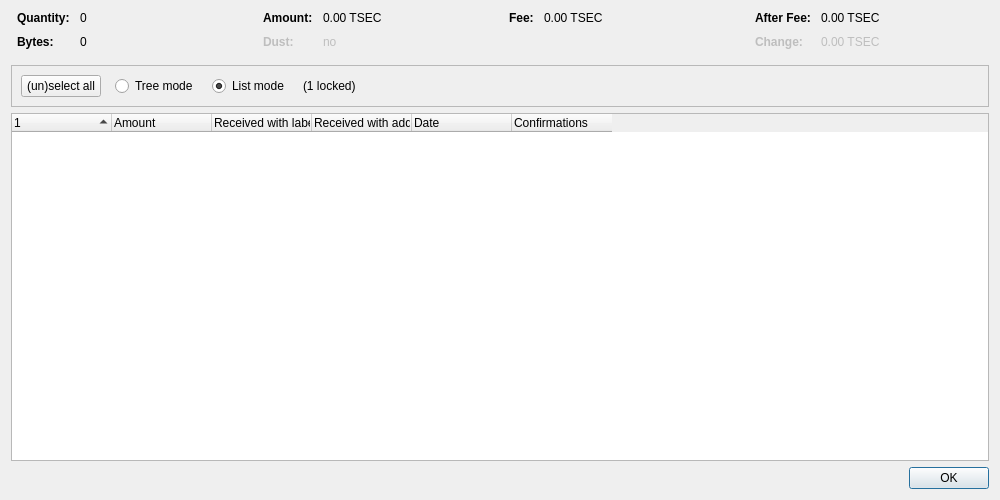
<?xml version="1.0" encoding="UTF-8"?>
<ui version="4.0">
 <class>CoinControlDialog</class>
 <widget class="QDialog" name="CoinControlDialog">
  <property name="geometry">
   <rect>
    <x>0</x>
    <y>0</y>
    <width>1000</width>
    <height>500</height>
   </rect>
  </property>
  <property name="windowTitle">
   <string>Coin Selection</string>
  </property>
  <layout class="QVBoxLayout" name="verticalLayout">
   <item>
    <layout class="QHBoxLayout" name="horizontalLayoutTop" stretch="0,0,0,0">
     <property name="topMargin">
      <number>0</number>
     </property>
     <property name="bottomMargin">
      <number>10</number>
     </property>
     <item>
      <layout class="QFormLayout" name="formLayoutCoinControl1">
       <property name="horizontalSpacing">
        <number>10</number>
       </property>
       <property name="verticalSpacing">
        <number>10</number>
       </property>
       <property name="leftMargin">
        <number>6</number>
       </property>
       <property name="rightMargin">
        <number>6</number>
       </property>
       <item row="0" column="0">
        <widget class="QLabel" name="labelCoinControlQuantityText">
         <property name="font">
          <font>
           <weight>75</weight>
           <bold>true</bold>
          </font>
         </property>
         <property name="text">
          <string>Quantity:</string>
         </property>
        </widget>
       </item>
       <item row="0" column="1">
        <widget class="QLabel" name="labelCoinControlQuantity">
         <property name="cursor">
          <cursorShape>IBeamCursor</cursorShape>
         </property>
         <property name="contextMenuPolicy">
          <enum>Qt::ActionsContextMenu</enum>
         </property>
         <property name="text">
          <string notr="true">0</string>
         </property>
         <property name="textInteractionFlags">
          <set>Qt::LinksAccessibleByMouse|Qt::TextSelectableByKeyboard|Qt::TextSelectableByMouse</set>
         </property>
        </widget>
       </item>
       <item row="1" column="0">
        <widget class="QLabel" name="labelCoinControlBytesText">
         <property name="font">
          <font>
           <weight>75</weight>
           <bold>true</bold>
          </font>
         </property>
         <property name="text">
          <string>Bytes:</string>
         </property>
        </widget>
       </item>
       <item row="1" column="1">
        <widget class="QLabel" name="labelCoinControlBytes">
         <property name="cursor">
          <cursorShape>IBeamCursor</cursorShape>
         </property>
         <property name="contextMenuPolicy">
          <enum>Qt::ActionsContextMenu</enum>
         </property>
         <property name="text">
          <string notr="true">0</string>
         </property>
         <property name="textInteractionFlags">
          <set>Qt::LinksAccessibleByMouse|Qt::TextSelectableByKeyboard|Qt::TextSelectableByMouse</set>
         </property>
        </widget>
       </item>
      </layout>
     </item>
     <item>
      <layout class="QFormLayout" name="formLayoutCoinControl2">
       <property name="horizontalSpacing">
        <number>10</number>
       </property>
       <property name="verticalSpacing">
        <number>10</number>
       </property>
       <property name="leftMargin">
        <number>6</number>
       </property>
       <property name="rightMargin">
        <number>6</number>
       </property>
       <item row="0" column="0">
        <widget class="QLabel" name="labelCoinControlAmountText">
         <property name="font">
          <font>
           <weight>75</weight>
           <bold>true</bold>
          </font>
         </property>
         <property name="text">
          <string>Amount:</string>
         </property>
        </widget>
       </item>
       <item row="0" column="1">
        <widget class="QLabel" name="labelCoinControlAmount">
         <property name="cursor">
          <cursorShape>IBeamCursor</cursorShape>
         </property>
         <property name="contextMenuPolicy">
          <enum>Qt::ActionsContextMenu</enum>
         </property>
         <property name="text">
          <string notr="true">0.00 TSEC</string>
         </property>
         <property name="textInteractionFlags">
          <set>Qt::LinksAccessibleByMouse|Qt::TextSelectableByKeyboard|Qt::TextSelectableByMouse</set>
         </property>
        </widget>
       </item>
       <item row="1" column="0">
        <widget class="QLabel" name="labelCoinControlLowOutputText">
         <property name="enabled">
          <bool>false</bool>
         </property>
         <property name="font">
          <font>
           <weight>75</weight>
           <bold>true</bold>
          </font>
         </property>
         <property name="text">
          <string>Dust:</string>
         </property>
        </widget>
       </item>
       <item row="1" column="1">
        <widget class="QLabel" name="labelCoinControlLowOutput">
         <property name="enabled">
          <bool>false</bool>
         </property>
         <property name="cursor">
          <cursorShape>IBeamCursor</cursorShape>
         </property>
         <property name="contextMenuPolicy">
          <enum>Qt::ActionsContextMenu</enum>
         </property>
         <property name="text">
          <string notr="true">no</string>
         </property>
         <property name="textInteractionFlags">
          <set>Qt::LinksAccessibleByMouse|Qt::TextSelectableByKeyboard|Qt::TextSelectableByMouse</set>
         </property>
        </widget>
       </item>
      </layout>
     </item>
     <item>
      <layout class="QFormLayout" name="formLayoutCoinControl3">
       <property name="horizontalSpacing">
        <number>10</number>
       </property>
       <property name="verticalSpacing">
        <number>10</number>
       </property>
       <property name="leftMargin">
        <number>6</number>
       </property>
       <property name="rightMargin">
        <number>6</number>
       </property>
       <item row="0" column="0">
        <widget class="QLabel" name="labelCoinControlFeeText">
         <property name="font">
          <font>
           <weight>75</weight>
           <bold>true</bold>
          </font>
         </property>
         <property name="text">
          <string>Fee:</string>
         </property>
        </widget>
       </item>
       <item row="0" column="1">
        <widget class="QLabel" name="labelCoinControlFee">
         <property name="cursor">
          <cursorShape>IBeamCursor</cursorShape>
         </property>
         <property name="contextMenuPolicy">
          <enum>Qt::ActionsContextMenu</enum>
         </property>
         <property name="text">
          <string notr="true">0.00 TSEC</string>
         </property>
         <property name="textInteractionFlags">
          <set>Qt::LinksAccessibleByMouse|Qt::TextSelectableByKeyboard|Qt::TextSelectableByMouse</set>
         </property>
        </widget>
       </item>
      </layout>
     </item>
     <item>
      <layout class="QFormLayout" name="formLayoutCoinControl4">
       <property name="horizontalSpacing">
        <number>10</number>
       </property>
       <property name="verticalSpacing">
        <number>10</number>
       </property>
       <property name="leftMargin">
        <number>6</number>
       </property>
       <property name="rightMargin">
        <number>6</number>
       </property>
       <item row="0" column="0">
        <widget class="QLabel" name="labelCoinControlAfterFeeText">
         <property name="font">
          <font>
           <weight>75</weight>
           <bold>true</bold>
          </font>
         </property>
         <property name="text">
          <string>After Fee:</string>
         </property>
        </widget>
       </item>
       <item row="0" column="1">
        <widget class="QLabel" name="labelCoinControlAfterFee">
         <property name="cursor">
          <cursorShape>IBeamCursor</cursorShape>
         </property>
         <property name="contextMenuPolicy">
          <enum>Qt::ActionsContextMenu</enum>
         </property>
         <property name="text">
          <string notr="true">0.00 TSEC</string>
         </property>
         <property name="textInteractionFlags">
          <set>Qt::LinksAccessibleByMouse|Qt::TextSelectableByKeyboard|Qt::TextSelectableByMouse</set>
         </property>
        </widget>
       </item>
       <item row="1" column="0">
        <widget class="QLabel" name="labelCoinControlChangeText">
         <property name="enabled">
          <bool>false</bool>
         </property>
         <property name="font">
          <font>
           <weight>75</weight>
           <bold>true</bold>
          </font>
         </property>
         <property name="text">
          <string>Change:</string>
         </property>
        </widget>
       </item>
       <item row="1" column="1">
        <widget class="QLabel" name="labelCoinControlChange">
         <property name="enabled">
          <bool>false</bool>
         </property>
         <property name="cursor">
          <cursorShape>IBeamCursor</cursorShape>
         </property>
         <property name="contextMenuPolicy">
          <enum>Qt::ActionsContextMenu</enum>
         </property>
         <property name="text">
          <string notr="true">0.00 TSEC</string>
         </property>
         <property name="textInteractionFlags">
          <set>Qt::LinksAccessibleByMouse|Qt::TextSelectableByKeyboard|Qt::TextSelectableByMouse</set>
         </property>
        </widget>
       </item>
      </layout>
     </item>
    </layout>
   </item>
   <item>
    <widget class="QFrame" name="frame">
     <property name="minimumSize">
      <size>
       <width>0</width>
       <height>40</height>
      </size>
     </property>
     <property name="frameShape">
      <enum>QFrame::StyledPanel</enum>
     </property>
     <property name="frameShadow">
      <enum>QFrame::Sunken</enum>
     </property>
     <layout class="QHBoxLayout" name="horizontalLayout">
      <item>
       <layout class="QHBoxLayout" name="horizontalLayoutPanel" stretch="0,0,0,0,0">
        <property name="spacing">
         <number>14</number>
        </property>
        <item>
         <widget class="QPushButton" name="pushButtonSelectAll">
          <property name="sizePolicy">
           <sizepolicy hsizetype="Maximum" vsizetype="Fixed">
            <horstretch>0</horstretch>
            <verstretch>0</verstretch>
           </sizepolicy>
          </property>
          <property name="text">
           <string>(un)select all</string>
          </property>
          <property name="autoDefault">
           <bool>false</bool>
          </property>
         </widget>
        </item>
        <item>
         <widget class="QRadioButton" name="radioTreeMode">
          <property name="sizePolicy">
           <sizepolicy hsizetype="Maximum" vsizetype="Fixed">
            <horstretch>0</horstretch>
            <verstretch>0</verstretch>
           </sizepolicy>
          </property>
          <property name="text">
           <string>Tree mode</string>
          </property>
         </widget>
        </item>
        <item>
         <widget class="QRadioButton" name="radioListMode">
          <property name="sizePolicy">
           <sizepolicy hsizetype="Maximum" vsizetype="Fixed">
            <horstretch>0</horstretch>
            <verstretch>0</verstretch>
           </sizepolicy>
          </property>
          <property name="text">
           <string>List mode</string>
          </property>
          <property name="checked">
           <bool>true</bool>
          </property>
         </widget>
        </item>
        <item>
         <widget class="QLabel" name="labelLocked">
          <property name="text">
           <string notr="true">(1 locked)</string>
          </property>
         </widget>
        </item>
        <item>
         <spacer name="horizontalSpacer">
          <property name="orientation">
           <enum>Qt::Horizontal</enum>
          </property>
          <property name="sizeHint" stdset="0">
           <size>
            <width>40</width>
            <height>20</height>
           </size>
          </property>
         </spacer>
        </item>
       </layout>
      </item>
     </layout>
    </widget>
   </item>
   <item>
    <widget class="CoinControlTreeWidget" name="treeWidget">
     <property name="contextMenuPolicy">
      <enum>Qt::CustomContextMenu</enum>
     </property>
     <property name="sortingEnabled">
      <bool>false</bool>
     </property>
     <property name="columnCount">
      <number>6</number>
     </property>
     <attribute name="headerShowSortIndicator" stdset="0">
      <bool>true</bool>
     </attribute>
     <attribute name="headerStretchLastSection">
      <bool>false</bool>
     </attribute>
     <column>
      <property name="text">
       <string/>
      </property>
     </column>
     <column>
      <property name="text">
       <string>Amount</string>
      </property>
     </column>
     <column>
      <property name="text">
       <string>Received with label</string>
      </property>
     </column>
     <column>
      <property name="text">
       <string>Received with address</string>
      </property>
     </column>
     <column>
      <property name="text">
       <string>Date</string>
      </property>
     </column>
     <column>
      <property name="text">
       <string>Confirmations</string>
      </property>
      <property name="toolTip">
       <string>Confirmed</string>
      </property>
     </column>
     <column>
      <property name="text">
       <string/>
      </property>
     </column>
     <column>
      <property name="text">
       <string/>
      </property>
     </column>
     <column>
      <property name="text">
       <string/>
      </property>
     </column>
     <column>
      <property name="text">
       <string/>
      </property>
     </column>
    </widget>
   </item>
   <item>
    <widget class="QDialogButtonBox" name="buttonBox">
     <property name="orientation">
      <enum>Qt::Horizontal</enum>
     </property>
     <property name="standardButtons">
      <set>QDialogButtonBox::Ok</set>
     </property>
    </widget>
   </item>
  </layout>
 </widget>
 <customwidgets>
  <customwidget>
   <class>CoinControlTreeWidget</class>
   <extends>QTreeWidget</extends>
   <header>qt/coincontroltreewidget.h</header>
  </customwidget>
 </customwidgets>
 <resources/>
 <connections/>
</ui>
